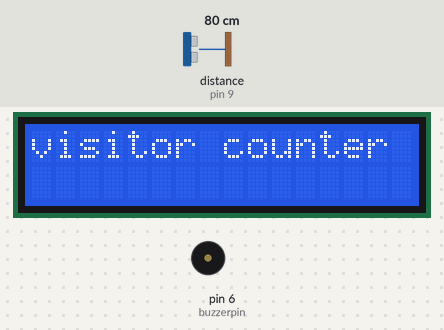
This sketch was run on a simulated Arduino Uno, built with avr-gcc and run on an emulated ATmega328P. On the bench: 16×2 character LCD, buzzer (waves = sounding, pin HIGH). Wiring (inferred from the names in the program): ultrasonic range finder: trigger pin 10; echo pin 9. The inputs (shaded band) are chosen by the test bench; at power-on: distance to the obstacle (sensor on pin 9) 80 cm. The echo pulse lasts 58.3 µs per cm; pins used as bus, display or sensor lines are not drawn.

Above: at 0.1 s.
3.3 s: distance to the obstacle (sensor on pin 9) set to 17 cm
4.8 s: distance to the obstacle (sensor on pin 9) set to 14 cm
At 5.7 s:
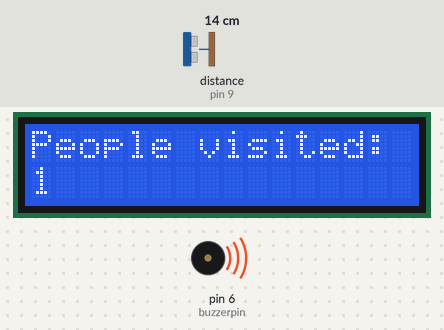
6.4 s: distance to the obstacle (sensor on pin 9) set to 18 cm
At 7.2 s:
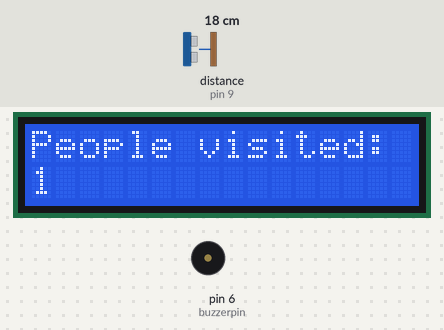
Timing chart, 0 to 9.4 s (numbered marks = the images above; inputs shaded):
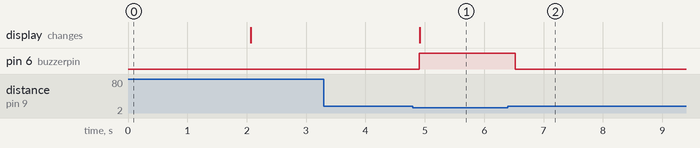

The sketch:

visitorcounter.ino
```cpp
#include <LiquidCrystal.h>   //Library for lcd
LiquidCrystal lcd(12, 11, 5, 4, 3, 2); //LCD pin setup

int buzzerpin = 6; // pin for the piezo
int trigpin = 10;   //trigger pin of ultrasonic sensor
int echopin = 9;     //echopin of ultrasonic sensor
int status = 0; // variable for reading the pin status
int visits = 0;   //visitor count
int currentstate = 0;   //for current state of piezo
int previousstate = 0;    //for previous state piezo

void setup() {
  lcd.begin(16, 2);  //begin lcd
  pinMode(buzzerpin, OUTPUT); // declare piezo as output
  pinMode(trigpin, OUTPUT);
  pinMode(echopin, INPUT);
  Serial.begin(9600);   //begin serial monitor.
  lcd.setCursor(0,0);
  lcd.print("visitor counter");  //printing on lcd
  delay(2000);
  lcd.clear();
}

void loop(){
delay(200);// reading will be taken after 200 milliseconds

int duration, distance;
digitalWrite(trigpin, HIGH);
delayMicroseconds(10);
digitalWrite(trigpin, LOW);
duration = pulseIn (echopin, HIGH);   //output from sensor
distance = (duration/2) / 29.1;  //converting it into distance

if (distance < 15) //if distance less than 15 alaram will buzz.
{
  // Change the number for long or short distances.
      digitalWrite(buzzerpin, HIGH);
}
 else
{
      digitalWrite(buzzerpin, LOW);
}

status = digitalRead(buzzerpin); // read input value
if (status ==  HIGH)
{
    // check if the input is HIGH (piezo on)
    currentstate = 1;
}
else //else set current state of buzzer as 0
{
      currentstate = 0;
}

if(currentstate != previousstate)
{
  //to check if piezo is not still buzzing

if(currentstate == 1)
{
  //if piezo is buzzing
visits = visits + 1;  //increasing number of visitor by one
//printing on LCD
lcd.clear();
lcd.setCursor(0,0);
lcd.print("People visited:");
lcd.setCursor(0,1);
lcd.print(visits);
delay(400);
}

}
//updating previous state by current state
previousstate = currentstate;

}
 
```

Measured:
- the behaviour switches between 16 and 15 cm on distance to the obstacle (sensor on pin 9) (found by bisection; images 0 and 1)
- after the input at 3.3 s, every drawn part: stays the same
- after the input at 4.8 s, pin 6 (buzzerpin): LOW → HIGH after 0.11 s; the display: changes after 0.11 s (image 1)
- after the input at 6.4 s, pin 6 (buzzerpin): HIGH → LOW after 0.12 s
